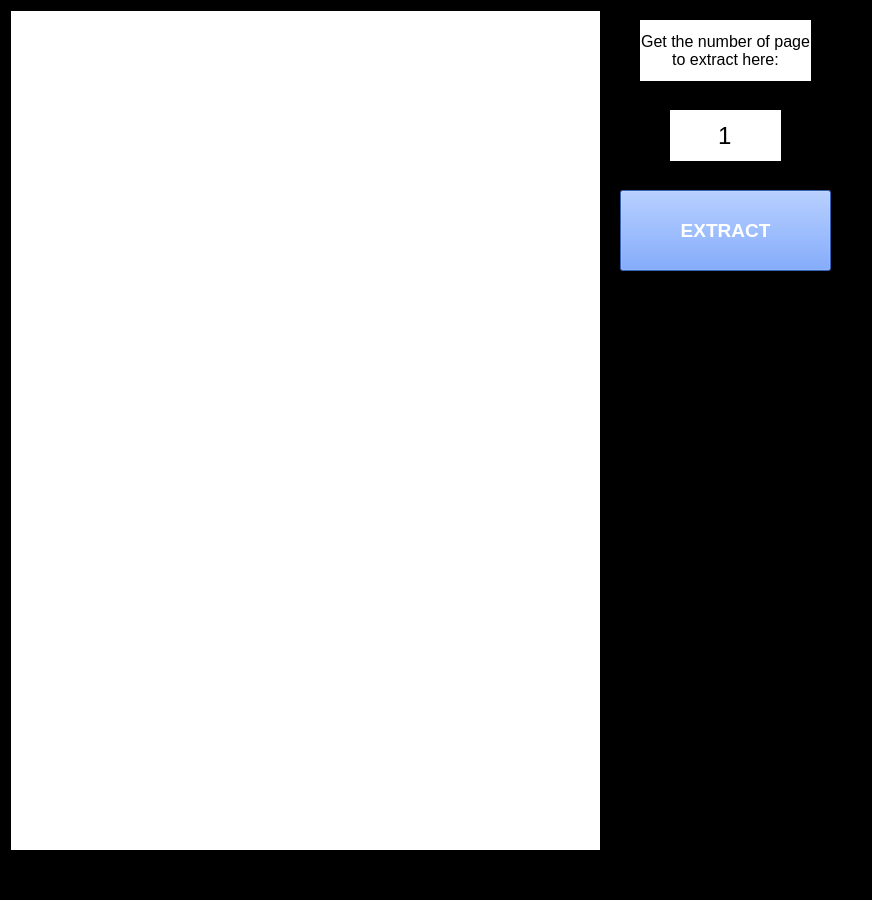
<?xml version="1.0" encoding="UTF-8"?>
<ui version="4.0">
 <class>MainWindow</class>
 <widget class="QMainWindow" name="MainWindow">
  <property name="geometry">
   <rect>
    <x>0</x>
    <y>0</y>
    <width>872</width>
    <height>900</height>
   </rect>
  </property>
  <property name="acceptDrops">
   <bool>false</bool>
  </property>
  <property name="windowTitle">
   <string>MainWindow</string>
  </property>
  <property name="styleSheet">
   <string notr="true">background-color:black;</string>
  </property>
  <widget class="QWidget" name="centralwidget">
   <widget class="QPushButton" name="extract">
    <property name="geometry">
     <rect>
      <x>620</x>
      <y>190</y>
      <width>211</width>
      <height>81</height>
     </rect>
    </property>
    <property name="font">
     <font>
      <pointsize>14</pointsize>
      <weight>75</weight>
      <bold>true</bold>
     </font>
    </property>
    <property name="styleSheet">
     <string notr="true">background-color:rgb(76, 133, 255);
color:white;</string>
    </property>
    <property name="text">
     <string>EXTRACT</string>
    </property>
   </widget>
   <widget class="QScrollArea" name="image_label">
    <property name="geometry">
     <rect>
      <x>10</x>
      <y>10</y>
      <width>591</width>
      <height>841</height>
     </rect>
    </property>
    <property name="acceptDrops">
     <bool>true</bool>
    </property>
    <property name="widgetResizable">
     <bool>true</bool>
    </property>
    <widget class="QWidget" name="scrollAreaWidgetContents">
     <property name="geometry">
      <rect>
       <x>0</x>
       <y>0</y>
       <width>589</width>
       <height>839</height>
      </rect>
     </property>
     <property name="styleSheet">
      <string notr="true">QWidget{
background-color:white;
border-color:black;
border-style:plane;
border-width:1px;
}</string>
     </property>
    </widget>
   </widget>
   <widget class="QLabel" name="label">
    <property name="geometry">
     <rect>
      <x>640</x>
      <y>20</y>
      <width>171</width>
      <height>61</height>
     </rect>
    </property>
    <property name="font">
     <font>
      <pointsize>12</pointsize>
     </font>
    </property>
    <property name="styleSheet">
     <string notr="true">QLabel{
background-color:white;
border-color:black;
border-style:plane;
border-width:1px;
}</string>
    </property>
    <property name="text">
     <string>Get the number of page to extract here:</string>
    </property>
    <property name="alignment">
     <set>Qt::AlignCenter</set>
    </property>
    <property name="wordWrap">
     <bool>true</bool>
    </property>
   </widget>
   <widget class="QLineEdit" name="extractor">
    <property name="geometry">
     <rect>
      <x>670</x>
      <y>110</y>
      <width>111</width>
      <height>51</height>
     </rect>
    </property>
    <property name="font">
     <font>
      <pointsize>18</pointsize>
     </font>
    </property>
    <property name="styleSheet">
     <string notr="true">QLineEdit{
background-color:white;
border-color:black;
border-style:plane;
border-width:1px;
}</string>
    </property>
    <property name="text">
     <string>1</string>
    </property>
    <property name="alignment">
     <set>Qt::AlignCenter</set>
    </property>
   </widget>
  </widget>
  <widget class="QMenuBar" name="menubar">
   <property name="geometry">
    <rect>
     <x>0</x>
     <y>0</y>
     <width>872</width>
     <height>26</height>
    </rect>
   </property>
  </widget>
  <widget class="QStatusBar" name="statusbar"/>
 </widget>
 <resources/>
 <connections/>
</ui>
